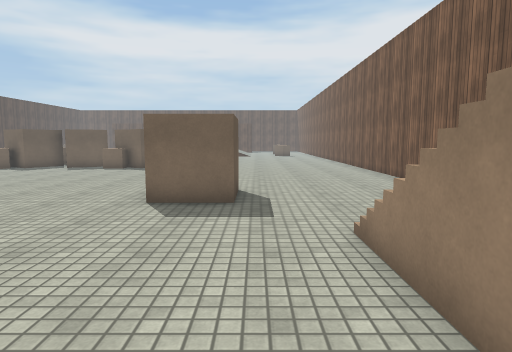
view 1 (above)

18 first-person views from a walk through a scene from a Unity 3-D project. The camera is 1.4 m above the floor, tilts 6° down and sees 75° across. The floor is counted in squares, 1 m on a side. Each view is taken from the middle of a square. On the plan, view 1 faces up. The plan holds only what a view shows up to about 15 squares ahead; the rest is blank. The place goes on beyond the plan. The player is left out. Surface patterns are stand-ins for the level's own textures.

view 2
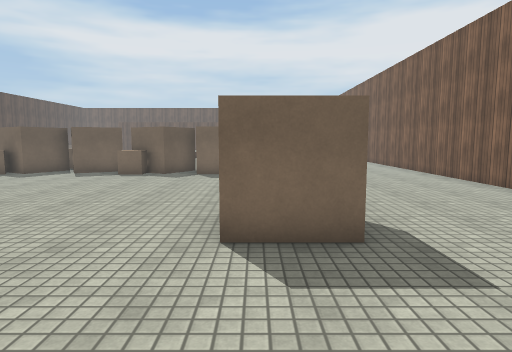

view 3
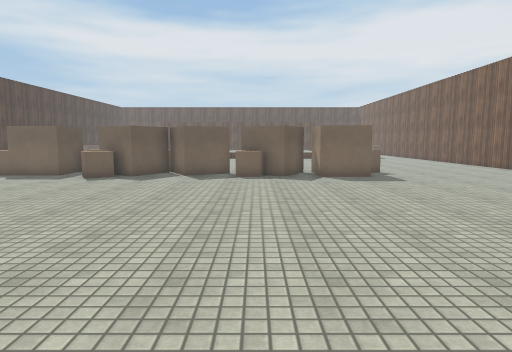

view 4
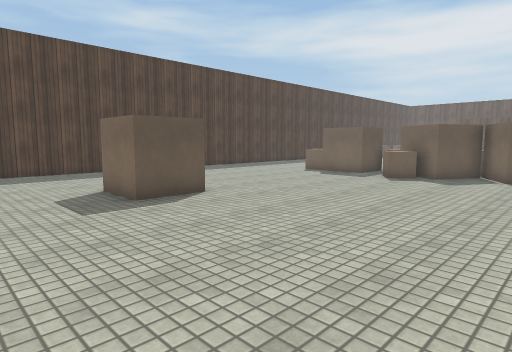

view 5
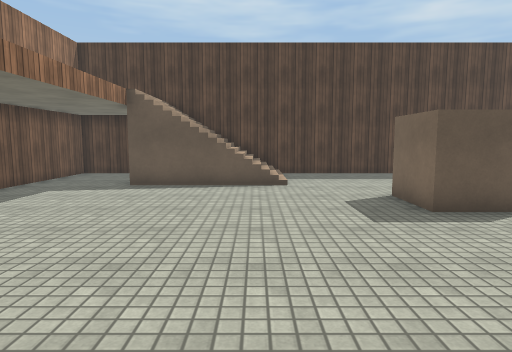

view 6
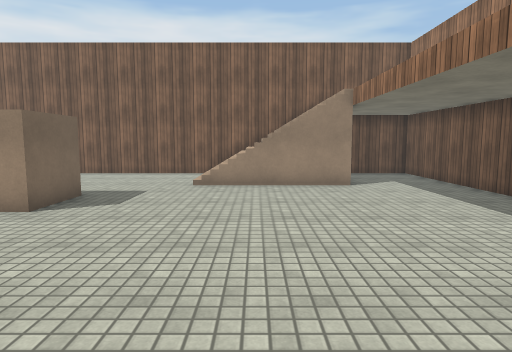

view 7
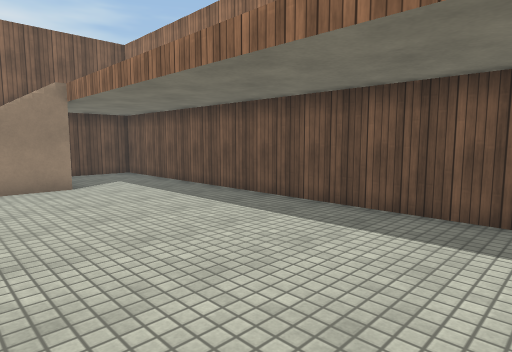

view 8
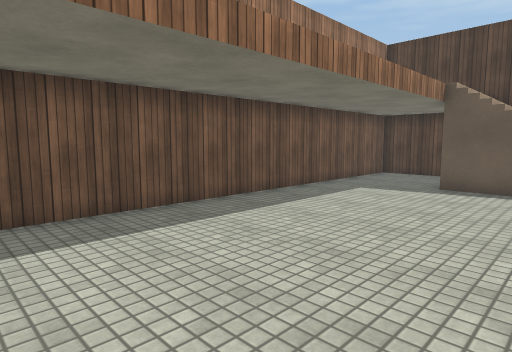

view 9
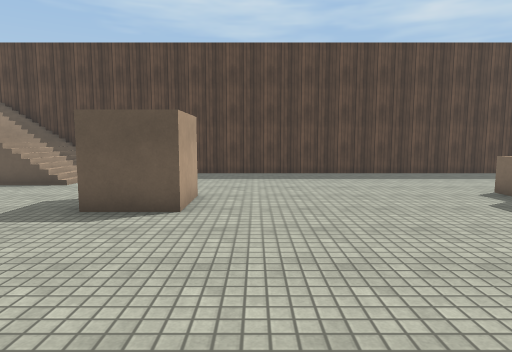

view 10
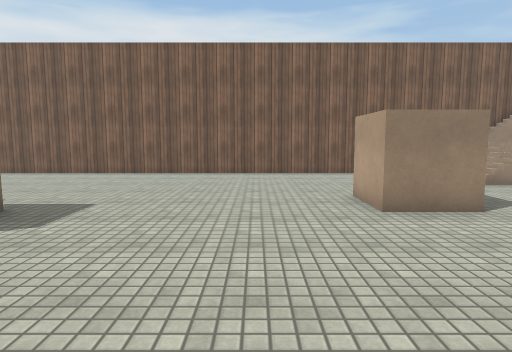

view 11
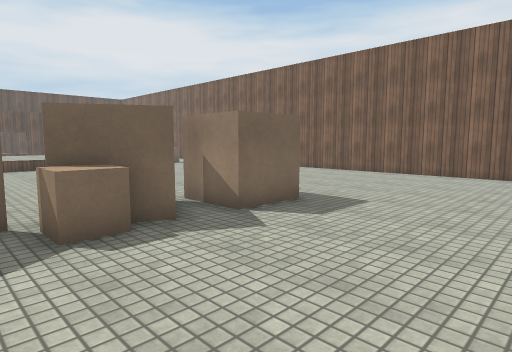

view 12
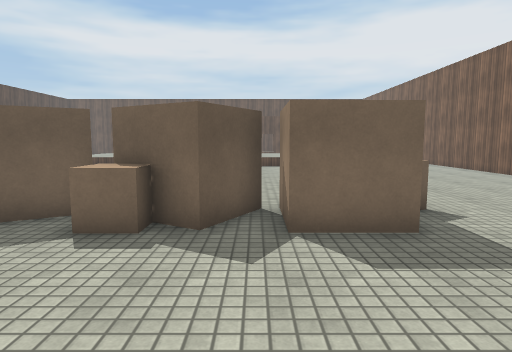

view 13
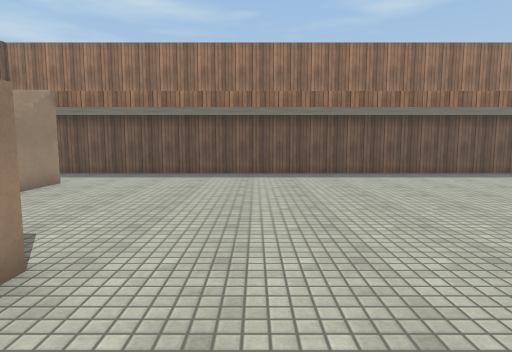

view 14
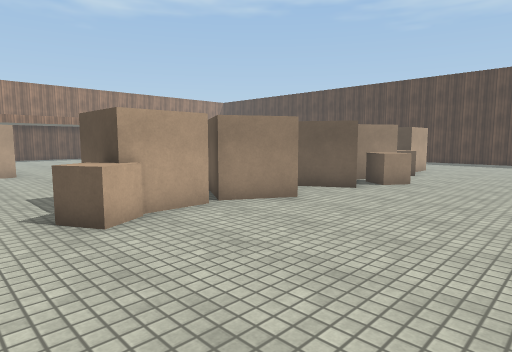

view 15
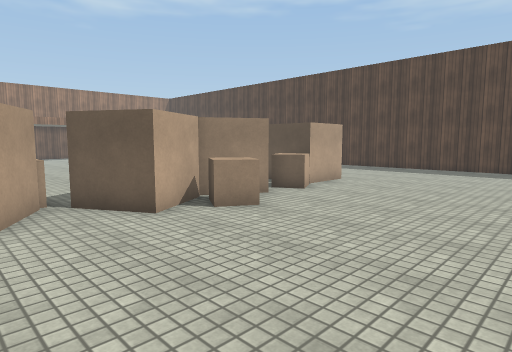

view 16
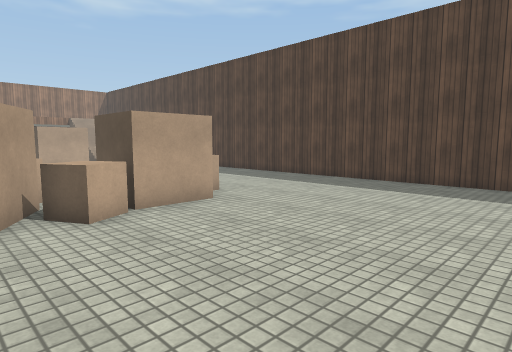

view 17
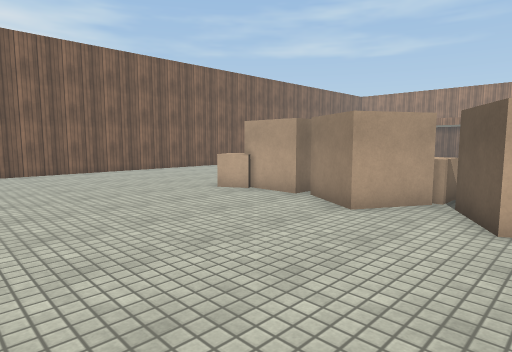

view 18
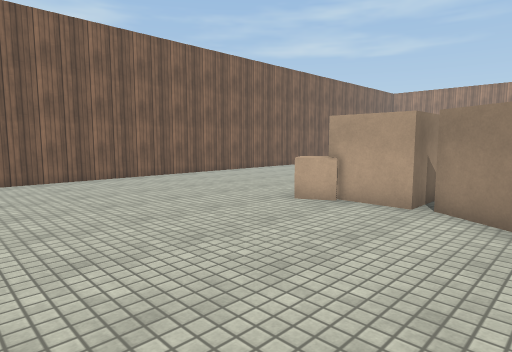

### Floor plan
Key: @ floor where view 1 was taken; # wall or solid block; x gap in a wall; . floor; / step, stairs or slope; = window, fence, low wall or low ledge; ^ raised ledge; T thing the floor can be seen under or through.
Columns run from 24 left of view 1 to 6 right of it. Each row starts with its distance up from view 1.
 26         ... . ........    ....#
 25  .............................#
 24 #.............................#
 23 #.............................#
 22 #.............................#
 21 #............^................#
 20 #.........^.#^##......=.......#
 19 #......###^#####.#TTT#^.......#
 18 #.....^#########x#TTT#........#
 17 #.........^^#...^^T.##........#
 16 #.............................#
 15 #.............................#
 14 #.............................#
 13 #.............................#
 12 #.............................#
 11 #.............................#
 10 #.............................#
  9 #......##.............##......#
  8 #......##.............##......#
  7 #.............................#
  6 #.............................#
  5 #////.....................////#
  4 #////.....................// /#
  3 #////.....................////#
  2 #////.....................////#
  1 #////.....................// /#
  0 #/ //...................@.// /#
 -1 #.............................#
 -2 #.............................#
 -3 #.............................#
 -4 ###############################

Where each view was taken, in squares from view 1:
view 1: 0 up, 0 right, facing up
view 2: 3 up, 2 left, facing up
view 3: 4 up, 7 left, facing up
view 4: 4 up, 8 left, facing up-left
view 5: 4 up, 9 left, facing left
view 6: 3 up, 9 left, facing right
view 7: 3 up, 9 left, facing down-right
view 8: 3 up, 9 left, facing down-left
view 9: 11 up, 9 left, facing left
view 10: 12 up, 9 left, facing right
view 11: 12 up, 9 left, facing up-right
view 12: 12 up, 5 left, facing up
view 13: 11 up, 5 left, facing down
view 14: 25 up, 0 right, facing down-left
view 15: 26 up, 6 left, facing down-left
view 16: 26 up, 12 left, facing down-left
view 17: 26 up, 10 left, facing down-right
view 18: 26 up, 7 left, facing down-right
